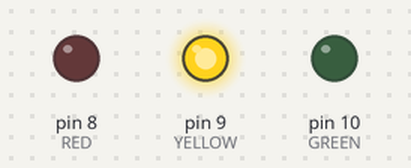
A sketch run on a simulated Arduino Uno, built with avr-gcc and run on an emulated ATmega328P. Parts: output pins drawn as LEDs (lit = HIGH).

Above: at 0.5 s.
At 1.5 s:
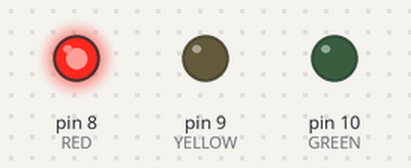
At 2.5 s:
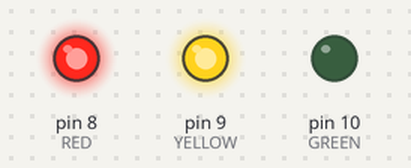
At 3.5 s:
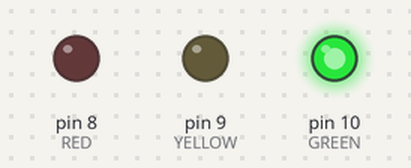
Timing chart, 0 to 5.2 s (numbered marks = the images above):
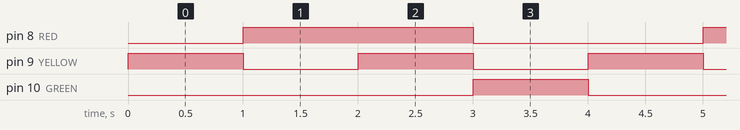

The sketch:

sketch_may03c.ino
```cpp
const int RED = 8;
const int YELLOW = 9;
const int GREEN = 10;

void setup() {
  // put your setup code here, to run once:
  pinMode(RED, OUTPUT);
  pinMode(YELLOW, OUTPUT);
  pinMode(GREEN, OUTPUT);
}

void loop() {
  digitalWrite(GREEN, LOW);
  digitalWrite(YELLOW, LOW);
  digitalWrite(RED, LOW);

  digitalWrite(YELLOW, HIGH);
  delay(1000);

  digitalWrite(YELLOW, LOW);
  digitalWrite(RED, HIGH);
  delay(1000);

  digitalWrite(YELLOW, HIGH);
  delay(1000);

  digitalWrite(YELLOW, LOW);
  digitalWrite(RED, LOW);
  digitalWrite(GREEN, HIGH);
  delay(1000);
}
```

Measured:
- by itself, pin 8 (RED): alternates HIGH for 2.0 s and LOW for 2.0 s
- by itself, pin 9 (YELLOW): alternates HIGH for 1.0 s and LOW for 1.0 s
- by itself, pin 10 (GREEN): alternates HIGH for 1.0 s and LOW for 3.0 s
